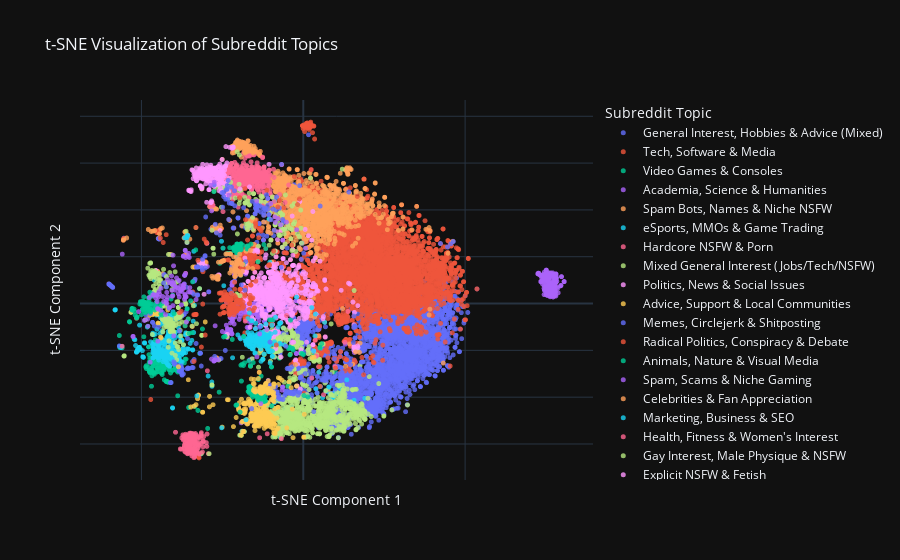

Write notebook code for a chart like this one.
### Markdown cell above
We can now use an LLM to give a meaningful labl to each cluster in order to have an understanding plot

### Code cell
label_map = {
    # --- HIGH CLARITY: Distinct Topics ---
    '0': 'Animals, Nature & Visual Media',
    '5': 'Hardcore NSFW & Porn',
    '23': 'Explicit NSFW & Fetish',
    '35': 'Politics, News & Social Issues',
    '46': 'Celebrities & Fan Appreciation',
    '55': 'Radical Politics, Conspiracy & Debate',
    '104': 'Academia, Science & Humanities',
    '126': 'Marketing, Business & SEO',
    '155': 'Video Games & Consoles',
    '160': 'eSports, MMOs & Game Trading',

    # --- MEDIUM CLARITY: Broader Themes ---
    '8': 'Memes, Circlejerk & Shitposting',
    '42': 'Advice, Support & Local Communities',
    '63': 'Health, Fitness & Women\'s Interest',
    '74': 'Tech, Software & Media',
    '107': 'Pop Culture, TV & Internet Humor',
    '114': 'Gay Interest, Male Physique & NSFW',
    '145': 'YouTubers, Streamers & Let\'s Play',

    # --- LOW CLARITY: Mixed, Spam, or "Junk" Clusters ---
    '4': 'Mixed NSFW, Crypto & Spam',
    '11': 'General Interest, Hobbies & Advice (Mixed)',
    '32': 'Spam Bots, Names & Niche NSFW',
    '80': 'Spam, Scams & Niche Gaming',
    '136': 'Hookups, Streams & News Feeds',
    '138': 'Self-Promo, Giveaways & Tech Hacks',
    '199': 'Mixed General Interest (Jobs/Tech/NSFW)'
}

# --- Now, we plot using the assigned labels ---

pl.plot_labeled_cluster_map(tsne_df, label_map)

### Figure 1 — Plotly figure (JSON) as saved in the notebook; plotly's stock layout.template omitted (floating-point values rounded to 4 significant figures; data arrays with more than 128 entries replaced by an {"elided": "..."} marker saying what was removed)
{"data": [{"hovertemplate": "<b>%{hovertext}</b><br><br>Topic=General Interest, Hobbies & Advice (Mixed)<br>tsne_x=%{x}<br>tsne_y=%{y}<extra></extra>", "hovertext": {"elided": "2505 str values"}, "legendgroup": "General Interest, Hobbies & Advice (Mixed)", "marker": {"color": "#636efa", "opacity": 0.8, "size": 5, "symbol": "circle"}, "mode": "markers", "name": "General Interest, Hobbies & Advice (Mixed)", "showlegend": true, "type": "scattergl", "x": {"elided": "2505 float values"}, "xaxis": "x", "y": {"elided": "2505 float values"}, "yaxis": "y"}, {"hovertemplate": "<b>%{hovertext}</b><br><br>Topic=Tech, Software & Media<br>tsne_x=%{x}<br>tsne_y=%{y}<extra></extra>", "hovertext": {"elided": "3833 str values"}, "legendgroup": "Tech, Software & Media", "marker": {"color": "#EF553B", "opacity": 0.8, "size": 5, "symbol": "circle"}, "mode": "markers", "name": "Tech, Software & Media", "showlegend": true, "type": "scattergl", "x": {"elided": "3833 float values"}, "xaxis": "x", "y": {"elided": "3833 float values"}, "yaxis": "y"}, {"hovertemplate": "<b>%{hovertext}</b><br><br>Topic=Video Games & Consoles<br>tsne_x=%{x}<br>tsne_y=%{y}<extra></extra>", "hovertext": ["valve", "fromthedepths", "infinitecrisis", "hotas", "gametheorists", "overwatch_memes", "snes", "infamous", "minecraftinventions", "testsquadron", "dreamcast", "hawken", "fanfiction", "kingdomdeath", "tabletop", "halo_5_guardians", "newskaters", "diablo3xboxone", "battlefield4", "pcmods", "littlebigplanet", "blacklight", "deathnote", "astroneer", "dawnofwar", "elitetraders", "dmacademy", "staples", "wwfc", "enderal", "macgaming", "breakingpoint", "playmygame", "manyatruenerd", "crowfall", "themonsterkittens", "obs", "no_mans_sky", "battlefield3", "tekken", "dynastywarriors", "sonyvegas", "rct", "n64", "eurotruck2", "3dsfcswap", "dragonquest", "metro2033", "attackontitan", "redstone", "hammer", "halowars", "consoles", "igsrep", "civbeyondearth", "gintama", "girlgamers", "metalgear", "fidgetspinners", "legomarket", "blackops2", "gameboy", "reignofkingsgame", "corsair", "eitedagerous", "teamfourstar", "wallpaperrequests", "warframerunway", "infinitythegame", "warhammer30k", "retropie", "hitbox", "gtacontent", "nvidiahelp", "nes", "crtgaming", "blazblue", "pax", "conspiracygrumps", "wiiuhacks", "amdhelp", "paypal", "demonssouls", "sega", "disgaea", "wownoob", "battlenetwork", "smashart", "competitivehalo", "steamfriend", "3d6", "overwatchmemes", "kerbalacademy", "unity2d", "24hoursupport", "vitatv", "lotro", "traditionalmariomaker", "mariokart", "steamvr", "nexusnewbies", "gamedealsmeta", "rocksmith", "ps4share", "psminecraft", "dicemasters", "xboxthemes", "paydaytheheistmods", "finalfantasyexplorers", "gametales", "commandandconquer", "yookalaylee"], "legendgroup": "Video Games & Consoles", "marker": {"color": "#00cc96", "opacity": 0.8, "size": 5, "symbol": "circle"}, "mode": "markers", "name": "Video Games & Consoles", "showlegend": true, "type": "scattergl", "x": [-36.49, -42.38, -48.47, -43.76, -49.26, -40.38, -42.36, -43.42, -41.32, -43.59, -41.9, -44.31, -39.5, -46.09, -39.83, -44.54, -32.55, -44.84, -43.58, -47.18, -42.97, -45.76, -38.93, -46.85, -42.64, -43.63, -45.8, -46.33, -7.379, -45.15, -46.4, -45.08, -44.45, -40.44, -42.23, -47.66, -47.63, -43.66, -47.35, -43.69, -42.78, -43.7, -41.0, -42.08, -42.49, -47.03, -43.87, -42.37, -55.93, -41.44, -46.37, -45.12, -41.72, -47.61, -46.45, -56.67, -42.36, -43.19, -44.13, -29.54, -45.13, -42.92, -45.14, -47.51, -43.59, -39.57, -38.79, -45.22, -46.41, -45.92, -46.0, -47.95, -43.1, -47.1, -42.1, -40.9, -43.46, -46.09, -38.79, -42.47, -47.49, -35.42, -45.26, -41.97, -43.91, -48.45, -42.09, -39.22, -45.19, -47.43, -39.93, -39.0, -46.9, -46.76, -33.53, -42.25, -46.75, 9.914, -43.57, -36.23, -48.68, -47.31, -45.04, -43.57, -43.73, -45.81, -44.62, -45.97, -46.45, -39.9, -36.75, -42.99], "xaxis": "x", "y": [-23.76, -24.54, -26.54, -25.1, -14.2, -28.57, -33.26, -27.31, -28.2, -25.01, -33.47, -25.12, -27.28, -23.61, -25.87, -27.61, -45.68, -26.74, -26.45, -29.16, -27.67, -25.55, -27.1, -28.86, -24.34, -25.04, -24.58, -23.03, -23.38, -24.55, -29.55, -25.32, -25.89, -28.34, -25.82, -21.82, -28.53, -26.37, -29.61, -29.56, -27.56, -23.76, -29.66, -33.28, -24.64, -23.27, -29.67, -24.44, -18.91, -28.31, -25.42, -27.61, -33.66, -25.03, -28.92, -18.86, -33.29, -27.35, -22.2, -53.35, -27.68, -32.61, -25.3, -29.27, -25.04, -27.29, -39.41, -24.31, -26.61, -24.01, -30.2, -27.15, -27.32, -28.22, -33.32, -33.74, -28.42, -29.6, -29.26, -26.56, -28.98, -44.42, -29.26, -33.45, -28.06, -27.78, -26.98, -28.5, -27.33, -23.38, -25.95, -28.76, -35.32, -30.87, -44.02, -26.61, -27.34, -29.23, -30.29, -23.75, -27.04, -25.1, -29.18, -27.1, -26.86, -23.88, -27.55, -25.56, -26.67, -26.16, -25.32, -28.38], "yaxis": "y"}, {"hovertemplate": "<b>%{hovertext}</b><br><br>Topic=Academia, Science & Humanities<br>tsne_x=%{x}<br>tsne_y=%{y}<extra></extra>", "hovertext": {"elided": "176 str values"}, "legendgroup": "Academia, Science & Humanities", "marker": {"color": "#ab63fa", "opacity": 0.8, "size": 5, "symbol": "circle"}, "mode": "markers", "name": "Academia, Science & Humanities", "showlegend": true, "type": "scattergl", "x": {"elided": "176 float values"}, "xaxis": "x", "y": {"elided": "176 float values"}, "yaxis": "y"}, {"hovertemplate": "<b>%{hovertext}</b><br><br>Topic=Spam Bots, Names & Niche NSFW<br>tsne_x=%{x}<br>tsne_y=%{y}<extra></extra>", "hovertext": {"elided": "1186 str values"}, "legendgroup": "Spam Bots, Names & Niche NSFW", "marker": {"color": "#FFA15A", "opacity": 0.8, "size": 5, "symbol": "circle"}, "mode": "markers", "name": "Spam Bots, Names & Niche NSFW", "showlegend": true, "type": "scattergl", "x": {"elided": "1186 float values"}, "xaxis": "x", "y": {"elided": "1186 float values"}, "yaxis": "y"}, {"hovertemplate": "<b>%{hovertext}</b><br><br>Topic=eSports, MMOs & Game Trading<br>tsne_x=%{x}<br>tsne_y=%{y}<extra></extra>", "hovertext": {"elided": "386 str values"}, "legendgroup": "eSports, MMOs & Game Trading", "marker": {"color": "#19d3f3", "opacity": 0.8, "size": 5, "symbol": "circle"}, "mode": "markers", "name": "eSports, MMOs & Game Trading", "showlegend": true, "type": "scattergl", "x": {"elided": "386 float values"}, "xaxis": "x", "y": {"elided": "386 float values"}, "yaxis": "y"}, {"hovertemplate": "<b>%{hovertext}</b><br><br>Topic=Hardcore NSFW & Porn<br>tsne_x=%{x}<br>tsne_y=%{y}<extra></extra>", "hovertext": {"elided": "411 str values"}, "legendgroup": "Hardcore NSFW & Porn", "marker": {"color": "#FF6692", "opacity": 0.8, "size": 5, "symbol": "circle"}, "mode": "markers", "name": "Hardcore NSFW & Porn", "showlegend": true, "type": "scattergl", "x": {"elided": "411 float values"}, "xaxis": "x", "y": {"elided": "411 float values"}, "yaxis": "y"}, {"hovertemplate": "<b>%{hovertext}</b><br><br>Topic=Mixed General Interest (Jobs/Tech/NSFW)<br>tsne_x=%{x}<br>tsne_y=%{y}<extra></extra>", "hovertext": {"elided": "1023 str values"}, "legendgroup": "Mixed General Interest (Jobs/Tech/NSFW)", "marker": {"color": "#B6E880", "opacity": 0.8, "size": 5, "symbol": "circle"}, "mode": "markers", "name": "Mixed General Interest (Jobs/Tech/NSFW)", "showlegend": true, "type": "scattergl", "x": {"elided": "1023 float values"}, "xaxis": "x", "y": {"elided": "1023 float values"}, "yaxis": "y"}, {"hovertemplate": "<b>%{hovertext}</b><br><br>Topic=Politics, News & Social Issues<br>tsne_x=%{x}<br>tsne_y=%{y}<extra></extra>", "hovertext": {"elided": "687 str values"}, "legendgroup": "Politics, News & Social Issues", "marker": {"color": "#FF97FF", "opacity": 0.8, "size": 5, "symbol": "circle"}, "mode": "markers", "name": "Politics, News & Social Issues", "showlegend": true, "type": "scattergl", "x": {"elided": "687 float values"}, "xaxis": "x", "y": {"elided": "687 float values"}, "yaxis": "y"}, {"hovertemplate": "<b>%{hovertext}</b><br><br>Topic=Advice, Support & Local Communities<br>tsne_x=%{x}<br>tsne_y=%{y}<extra></extra>", "hovertext": {"elided": "248 str values"}, "legendgroup": "Advice, Support & Local Communities", "marker": {"color": "#FECB52", "opacity": 0.8, "size": 5, "symbol": "circle"}, "mode": "markers", "name": "Advice, Support & Local Communities", "showlegend": true, "type": "scattergl", "x": {"elided": "248 float values"}, "xaxis": "x", "y": {"elided": "248 float values"}, "yaxis": "y"}, {"hovertemplate": "<b>%{hovertext}</b><br><br>Topic=Memes, Circlejerk & Shitposting<br>tsne_x=%{x}<br>tsne_y=%{y}<extra></extra>", "hovertext": {"elided": "239 str values"}, "legendgroup": "Memes, Circlejerk & Shitposting", "marker": {"color": "#636efa", "opacity": 0.8, "size": 5, "symbol": "circle"}, "mode": "markers", "name": "Memes, Circlejerk & Shitposting", "showlegend": true, "type": "scattergl", "x": {"elided": "239 float values"}, "xaxis": "x", "y": {"elided": "239 float values"}, "yaxis": "y"}, {"hovertemplate": "<b>%{hovertext}</b><br><br>Topic=Radical Politics, Conspiracy & Debate<br>tsne_x=%{x}<br>tsne_y=%{y}<extra></extra>", "hovertext": {"elided": "135 str values"}, "legendgroup": "Radical Politics, Conspiracy & Debate", "marker": {"color": "#EF553B", "opacity": 0.8, "size": 5, "symbol": "circle"}, "mode": "markers", "name": "Radical Politics, Conspiracy & Debate", "showlegend": true, "type": "scattergl", "x": {"elided": "135 float values"}, "xaxis": "x", "y": {"elided": "135 float values"}, "yaxis": "y"}, {"hovertemplate": "<b>%{hovertext}</b><br><br>Topic=Animals, Nature & Visual Media<br>tsne_x=%{x}<br>tsne_y=%{y}<extra></extra>", "hovertext": {"elided": "145 str values"}, "legendgroup": "Animals, Nature & Visual Media", "marker": {"color": "#00cc96", "opacity": 0.8, "size": 5, "symbol": "circle"}, "mode": "markers", "name": "Animals, Nature & Visual Media", "showlegend": true, "type": "scattergl", "x": {"elided": "145 float values"}, "xaxis": "x", "y": {"elided": "145 float values"}, "yaxis": "y"}, {"hovertemplate": "<b>%{hovertext}</b><br><br>Topic=Spam, Scams & Niche Gaming<br>tsne_x=%{x}<br>tsne_y=%{y}<extra></extra>", "hovertext": {"elided": "241 str values"}, "legendgroup": "Spam, Scams & Niche Gaming", "marker": {"color": "#ab63fa", "opacity": 0.8, "size": 5, "symbol": "circle"}, "mode": "markers", "name": "Spam, Scams & Niche Gaming", "showlegend": true, "type": "scattergl", "x": {"elided": "241 float values"}, "xaxis": "x", "y": {"elided": "241 float values"}, "yaxis": "y"}, {"hovertemplate": "<b>%{hovertext}</b><br><br>Topic=Celebrities & Fan Appreciation<br>tsne_x=%{x}<br>tsne_y=%{y}<extra></extra>", "hovertext": {"elided": "198 str values"}, "legendgroup": "Celebrities & Fan Appreciation", "marker": {"color": "#FFA15A", "opacity": 0.8, "size": 5, "symbol": "circle"}, "mode": "markers", "name": "Celebrities & Fan Appreciation", "showlegend": true, "type": "scattergl", "x": {"elided": "198 float values"}, "xaxis": "x", "y": {"elided": "198 float values"}, "yaxis": "y"}, {"hovertemplate": "<b>%{hovertext}</b><br><br>Topic=Marketing, Business & SEO<br>tsne_x=%{x}<br>tsne_y=%{y}<extra></extra>", "hovertext": {"elided": "197 str values"}, "legendgroup": "Marketing, Business & SEO", "marker": {"color": "#19d3f3", "opacity": 0.8, "size": 5, "symbol": "circle"}, "mode": "markers", "name": "Marketing, Business & SEO", "showlegend": true, "type": "scattergl", "x": {"elided": "197 float values"}, "xaxis": "x", "y": {"elided": "197 float values"}, "yaxis": "y"}, {"hovertemplate": "<b>%{hovertext}</b><br><br>Topic=Health, Fitness & Women's Interest<br>tsne_x=%{x}<br>tsne_y=%{y}<extra></extra>", "hovertext": {"elided": "209 str values"}, "legendgroup": "Health, Fitness & Women's Interest", "marker": {"color": "#FF6692", "opacity": 0.8, "size": 5, "symbol": "circle"}, "mode": "markers", "name": "Health, Fitness & Women's Interest", "showlegend": true, "type": "scattergl", "x": {"elided": "209 float values"}, "xaxis": "x", "y": {"elided": "209 float values"}, "yaxis": "y"}, {"hovertemplate": "<b>%{hovertext}</b><br><br>Topic=Gay Interest, Male Physique & NSFW<br>tsne_x=%{x}<br>tsne_y=%{y}<extra></extra>", "hovertext": {"elided": "210 str values"}, "legendgroup": "Gay Interest, Male Physique & NSFW", "marker": {"color": "#B6E880", "opacity": 0.8, "size": 5, "symbol": "circle"}, "mode": "markers", "name": "Gay Interest, Male Physique & NSFW", "showlegend": true, "type": "scattergl", "x": {"elided": "210 float values"}, "xaxis": "x", "y": {"elided": "210 float values"}, "yaxis": "y"}, {"hovertemplate": "<b>%{hovertext}</b><br><br>Topic=Explicit NSFW & Fetish<br>tsne_x=%{x}<br>tsne_y=%{y}<extra></extra>", "hovertext": {"elided": "233 str values"}, "legendgroup": "Explicit NSFW & Fetish", "marker": {"color": "#FF97FF", "opacity": 0.8, "size": 5, "symbol": "circle"}, "mode": "markers", "name": "Explicit NSFW & Fetish", "showlegend": true, "type": "scattergl", "x": {"elided": "233 float values"}, "xaxis": "x", "y": {"elided": "233 float values"}, "yaxis": "y"}, {"hovertemplate": "<b>%{hovertext}</b><br><br>Topic=Pop Culture, TV & Internet Humor<br>tsne_x=%{x}<br>tsne_y=%{y}<extra></extra>", "hovertext": ["evenwithcontext", "askanamerican", "shitwehraboossay", "tumblrcirclejerk", "modestmouse", "misophonia", "shittytechsupport", "bettercallsaul", "riddles", "80sdesign", "cowboybebop", "cardsagainsthumanity", "shittyshowerthoughts", "help", "scrubs", "unnecessaryquotes", "thefence", "horriblydepressing", "thank_mr_skeltal", "iamafiction", "wackytictacs", "hypotheticalsituation", "drumcorps", "delusionalartists", "handwriting", "americandad", "ilerminaty", "knightsofpineapple", "shittyphotoshop", "shittyhdr", "tesdcares", "gatekeeping", "fearthewalkingdead", "whatsthisworth", "fiveheads", "asscredit", "tacobell", "sadcringe", "counting", "excgarated", "shittyquotesporn", "joinrobin", "90sdesign", "trumpet", "familyguy", "youtubecomments", "doge", "themountaingoats", "bee_irl", "dune", "talesfromthepizzaguy", "theericandreshow", "absolutelynotme_irl", "emojipasta", "tooafraidtoask", "webgames", "talesfromcallcenters", "fite_me_irl", "dogshowerthoughts", "kol", "venturebros", "learnart", "iamarequests", "bestoflegaladvice", "redditwritesseinfeld", "gggg", "bestoftldr", "nottimandericpics", "imaginarymaps", "asktrollx", "omegle", "avengedsevenfold", "tsunderesharks", "orangeisthenewblack", "redditmobile", "drunkorakid", "thatpeelingfeeling", "theculture", "darthjarjar", "cleganebowl", "ggggg"], "legendgroup": "Pop Culture, TV & Internet Humor", "marker": {"color": "#FECB52", "opacity": 0.8, "size": 5, "symbol": "circle"}, "mode": "markers", "name": "Pop Culture, TV & Internet Humor", "showlegend": true, "type": "scattergl", "x": [-12.84, -27.89, -30.28, -13.59, -7.702, -17.0, -9.707, -16.07, -17.98, -11.57, -38.58, -14.66, -9.191, -16.24, -13.47, -13.07, -9.819, -13.67, -10.47, -9.277, -12.4, -9.462, -12.56, -15.11, -18.29, -15.21, -10.98, -12.84, -13.37, -15.44, -13.87, -12.68, 3.311, -18.43, -13.44, -10.58, -16.9, -13.1, -11.4, -12.51, -11.26, -12.64, -11.52, -17.04, -15.43, -13.19, -15.05, -6.573, -12.55, -9.083, -16.41, -4.382, -13.27, -12.09, -9.131, -14.16, -17.66, -11.71, -12.15, -9.068, 2.738, -35.53, -16.1, -10.82, -12.36, -9.895, -11.96, -11.15, -9.041, -23.16, -10.84, -9.711, -10.78, -15.17, -33.77, -12.97, -14.76, -2.094, -3.747, -9.237, -12.63], "xaxis": "x", "y": [-36.13, -43.23, -7.851, -29.4, -31.69, -42.49, -37.79, -32.21, -42.38, -34.13, -27.02, -37.49, -37.96, -42.19, -36.95, -38.29, -41.01, -37.46, -36.28, -38.71, -35.66, -38.61, -37.52, -36.27, -42.64, -34.32, -36.47, -38.34, -37.21, -37.05, -32.03, -36.6, -22.89, -42.85, -37.86, -38.17, -40.84, -36.16, -35.74, -36.43, -37.48, -36.94, -34.18, -42.15, -34.21, -35.67, -37.57, -32.8, -36.25, -34.28, -41.65, -33.39, -35.5, -35.51, -39.65, -36.45, -42.96, -34.52, -37.62, -39.66, -23.06, -32.55, -42.75, -32.98, -37.65, -37.52, -37.42, -36.56, -34.45, -41.09, -38.31, -41.12, -36.64, -32.43, -43.86, -37.76, -37.77, -35.24, -35.95, -35.75, -36.81], "yaxis": "y"}, {"hovertemplate": "<b>%{hovertext}</b><br><br>Topic=Mixed NSFW, Crypto & Spam<br>tsne_x=%{x}<br>tsne_y=%{y}<extra></extra>", "hovertext": ["ektoplazm", "botbustlog", "amazonessentials", "jtv", "yyj", "whereverjobs", "ancap_videos", "potcoin", "pureland", "gainzzorafk", "bilingual", "ebolanewsbot", "universalgeek", "careeropportunities", "realityprocessing", "gxsnumanumasadlog", "altcoin", "krext", "currentgeek", "cnet_all_rss", "maddenbros", "eveger", "favsub", "organicmarijuana", "mediaquotes", "borrowdeletes", "lbplevels", "bitshares", "tinglrrpornarchives", "sevenstore", "masterhellish", "rageagainstthetoupee", "bicilive", "windturbine", "vuzotua", "dvdasa", "pornhd365", "0x7b1dea01", "myriadcoin", "pantheonmmo", "undeleteseattle", "diogoghx", "tylahtrash", "newestsocialmedia", "icelev", "rainnous", "maddenevolutioncc", "weddingsunder10k", "islamicstatenewsbot", "cuckolded", "deepmolewire", "video3x", "nsfw_sex_industry", "pbsnewsvideos", "crewiser", "xc_racer", "smutporn", "internetcomics", "awwwvideos", "kingsringleader", "blondehentaigirls", "gamecheatapp", "uabestbuy", "youtubeaudiolibrary", "iwouldntmind", "9liverpoolfc", "greatfist", "islamarabssubwatch", "baltimoremedia", "fitmit", "bestoflesbians", "turismap", "dealscouponsbargains", "bestof_gangbangs", "cutekoreangirls", "funnymemesforalltime", "mcmenno", "bitcoin_devlist", "brosquadrs", "egdark", "porngifsxxx", "abdelalog", "beautifulgals", "darkmatterzine", "skullkid2424comics", "best_nsfw_gif", "ifap2", "edmnews", "cstheory", "absolutist_", "bestbettingtips", "dyac4reddit", "brasilbitcoin", "narrativecomics", "cas_rs", "videosancto", "jrocknews", "newcydiatweaks", "craftbeerguide", "ripple", "dormirmoinsbete", "wqhd_wallpaper", "gildstats", "pornninjas", "byhorror"], "legendgroup": "Mixed NSFW, Crypto & Spam", "marker": {"color": "#636efa", "opacity": 0.8, "size": 5, "symbol": "circle"}, "mode": "markers", "name": "Mixed NSFW, Crypto & Spam", "showlegend": true, "type": "scattergl", "x": [-9.364, -12.17, -6.697, -26.84, -43.13, -14.89, -18.01, -33.03, -27.37, -23.32, -24.87, -46.55, -13.14, -14.85, -31.14, -15.73, -32.75, -13.83, -36.03, -47.25, -21.67, -8.251, -10.92, -36.73, -29.21, -21.96, -23.97, -32.8, -10.68, -35.75, 14.09, -14.12, -18.43, -5.371, -11.68, 3.247, -23.54, -45.5, -32.7, -31.23, -14.65, -13.47, -17.12, -21.25, -43.5, -27.17, -21.57, -10.27, -46.55, -32.63, -32.63, -14.4, -23.2, -24.09, -22.18, -30.33, -23.73, -21.15, -7.341, 15.48, -23.47, -22.18, -8.999, -12.67, -6.384, -11.65, -31.76, -31.38, -30.25, -14.09, -22.87, -48.65, -30.15, -33.85, -12.25, -25.13, -10.9, -22.25, -17.27, -14.5, -34.37, -10.57, -14.87, -41.46, -46.59, -24.6, -27.53, 5.223, -11.36, -44.75, 1.635, -38.21, -32.7, 0.1229, -14.09, -12.05, -8.428, -10.98, -46.02, -32.59, -24.58, -14.79, -14.48, -42.28, -13.49], "xaxis": "x", "y": [40.29, 38.63, 59.45, 30.19, 8.787, 38.39, 5.7, 15.52, -22.6, 44.53, 41.17, -8.037, 39.08, 38.35, 18.94, 43.69, 15.63, 29.33, 6.914, -4.214, 32.28, 45.52, 40.23, 8.374, 5.038, 42.68, 44.56, 15.62, 37.83, -14.95, 47.63, 39.69, 40.95, -18.26, 39.98, -46.19, 48.85, -1.15, 15.7, 14.39, 40.85, -10.15, 37.3, 48.18, -3.742, 33.86, 32.24, -16.46, -8.04, 3.691, 3.608, 42.43, 52.57, -20.03, 42.79, 20.48, 48.73, 41.76, 40.79, -16.68, 50.42, 49.78, 31.28, 41.07, 35.91, 40.87, -21.21, 15.35, 15.23, 41.55, 42.92, -4.809, 36.98, 3.954, 37.69, 47.36, 42.01, 42.82, 37.37, 42.49, 4.677, 38.04, 42.3, -2.021, 4.169, 47.59, 50.71, 41.63, 46.45, -10.09, 72.1, -11.71, 15.68, 21.51, 41.14, 40.49, 39.9, 44.91, -9.568, 15.62, 45.67, 40.77, 39.91, 7.036, 41.79], "yaxis": "y"}, {"hovertemplate": "<b>%{hovertext}</b><br><br>Topic=YouTubers, Streamers & Let's Play<br>tsne_x=%{x}<br>tsne_y=%{y}<extra></extra>", "hovertext": ["atdhe", "nsfw_bestadultvids", "ditsyrs", "michellrs3", "ainsleyeveryday2", "logang", "aphmaufandom", "ezvid", "mackscorner", "ripnba", "raysipecomedy", "dpptinkering", "catholicgamers", "wolvian", "thatsnobempire", "focalecig", "tacn", "sf2", "cultmoo", "desivibe", "doitwithdan", "ripnottheonion", "thelatelateshow", "plokon3", "skillfullychallenged", "thetimtracker", "cneistat", "tommync2010", "morningcupofcoding", "massivescore", "oddwonks", "testtube", "bdubstestsub", "level1techs", "sparklefingered", "sinvicta", "theangryjoeshow", "makesyoumoist", "hotyogapants", "conflictnerd", "blitztv", "hotcams", "greenboatersociety", "pocketeers", "rt_theknow", "ripcreepy", "keepourcirclejerkfree", "subredditwithoutaname", "scarceyoutube", "playrustvideos", "topblondepornstop", "haggardgarage", "absolutensfw", "tombomb318", "ripcelebs", "solert", "linustechtips", "xjasho", "austinaugie", "slmpfreebies", "hoodlumscrafty", "kulchasimulator", "visualkei", "avans", "spencer_fc", "civhybridgames", "krj", "jawiin", "thegreatclement", "upvoted", "vinesaucevidya", "katherineofsky", "irwe", "taaofficial", "wittertainment", "insomniafestival", "adult18plus", "matthiasiam", "rippcmasterrace", "continueshow", "dramalert", "blackcontemporaryarts", "coldwarmapgame", "cartoonz", "teammongoose", "dnorris35", "dot_arena", "vegetta777", "sidemencommunity", "2812gaming", "vash12349", "rikka", "dehh", "toysinjapan", "supergamingbros", "guncontrolnews", "krishnaconsciousness", "sushiroll", "downserv", "sp00nerism", "calciostreaming", "thenippleslip", "mechanists", "robobea", "prediksiskorbola", "ripdota2", "supermanhomepage", "tran_gfys", "enhancedshitposting", "gary_v", "womeneuropeanhistory", "newlegacyinc", "samsheffer", "zerkerhelm", "emergencyawesome", "steroidsrs", "6xx", "mfpallytimereddit", "f1youtube", "ironpowers", "mre", "ripvideos", "lucahjin", "trinidadandtobago", "microsoftsoftwareswap", "melanoidnation", "the_know"], "legendgroup": "YouTubers, Streamers & Let's Play", "marker": {"color": "#EF553B", "opacity": 0.8, "size": 5, "symbol": "circle"}, "mode": "markers", "name": "YouTubers, Streamers & Let's Play", "showlegend": true, "type": "scattergl", "x": [-9.153, -0.03845, -19.67, -17.85, -13.26, 2.611, 1.988, -31.48, 1.196, -33.21, 1.685, -38.23, 2.57, -14.7, 9.933, 5.2, 11.29, 0.5436, 1.337, -0.6033, 2.4, -33.44, 1.897, -32.52, 2.025, 0.9845, 1.449, -0.1609, -18.0, 2.46, 2.729, 1.216, 2.017, 2.775, 18.14, 0.5138, 2.552, 5.104, -15.67, -0.2077, 2.716, -51.52, -43.27, 1.266, 1.058, -33.12, 0.429, -0.02548, 2.258, 0.2483, -11.27, 0.3811, -36.51, -37.71, -33.09, 0.5118, -0.2282, -14.67, 1.463, -5.952, 1.119, -2.783, 1.74, 3.506, 1.449, -33.78, -10.47, 2.292, 2.024, -7.868, 1.199, 16.69, 1.942, 1.233, -7.334, 1.485, -3.565, 1.117, -33.85, 2.06, 1.892, -21.16, -47.12, 2.361, -1.758, -13.64, -13.74, 1.063, -0.2752, 2.577, 0.4439, -12.99, 2.517, 0.8952, 1.316, -44.15, -30.01, -8.323, 18.79, 1.626, -1.184, -51.49, 2.363, 2.383, 2.862, -33.6, -13.5, -42.34, 2.307, 2.641, -4.426, 0.1883, 1.873, -30.6, 2.102, -14.76, -15.71, 2.001, 0.2019, 11.53, 2.356, -33.12, 0.9319, -10.42, -33.16, 18.64, 1.823], "xaxis": "x", "y": [22.43, 74.75, 45.24, 35.82, 31.44, 75.86, 75.86, -18.6, 75.91, -4.674, 76.01, -3.892, 76.13, 33.89, -27.64, -35.41, -22.71, 75.62, 75.06, 6.563, 75.94, -4.72, 75.95, 18.47, 75.87, 75.92, 75.81, 75.98, 49.05, 57.18, 75.9, 75.86, 75.8, 75.87, -23.03, 75.25, 76.27, -26.96, 28.86, 75.97, 75.85, -6.315, 26.08, 75.9, 75.87, -4.655, 73.48, 75.78, 75.48, 75.78, 48.42, 75.98, -9.513, -3.35, -4.641, 75.94, 76.0, 32.94, 75.95, 40.93, 75.9, 54.24, 74.39, 70.29, 75.95, -24.71, 16.64, 75.86, 75.07, 41.27, 76.83, 45.76, 75.96, 77.12, 43.98, 76.21, 24.95, 75.88, -4.767, 77.08, 75.69, -3.878, -41.0, 75.87, 42.29, 32.08, 28.14, 76.1, 75.97, 75.9, 75.94, 30.98, 75.87, 75.85, 75.13, 27.94, 26.25, -17.7, 53.17, 75.99, 44.69, -6.233, 75.95, 75.88, 72.99, -4.745, 31.9, 29.41, 77.5, 75.87, 14.84, 76.29, 75.98, 27.53, 75.94, 34.46, 28.89, 75.89, 75.94, -20.53, 75.9, -4.655, 76.94, 16.32, 32.48, -30.45, 75.9], "yaxis": "y"}, {"hovertemplate": "<b>%{hovertext}</b><br><br>Topic=Hookups, Streams & News Feeds<br>tsne_x=%{x}<br>tsne_y=%{y}<extra></extra>", "hovertext": ["transgenderreport", "bostonr4r", "nsfwshoops", "nyr4r", "subsbestof", "sovieadvlog", "kawaraban", "thenewsfeed", "tabled", "pghpostauto", "unitedfederation", "bazampi", "timesindiaauto", "nbastreams", "tehrocketman", "infosecnews", "makenewfriendshere", "wiil", "radiofree", "animebracket", "celebrityborntoday", "oculus_vr", "rss_theonion", "esportsnews", "danknation", "gaykikpals", "guidebegin", "clocksstrike13", "noobishmatt", "asianladyboners", "whatsonsteam", "mercadoviagens", "destinylfg", "hardcorepornpics", "hearthstonenewsplus", "cesky", "morebreedingdittos", "alphabay", "whatsreallygoinon", "erosharedb", "espnyankees", "imbuedrs", "chicagonwside", "sugarbaby", "whiteass", "csmauto", "comics2film", "gbr4r", "politicaltalk", "researchmarkets", "wonderfulvideos", "aorpheat", "gaandmasti", "littlepersonals", "zmr", "bigdicklovers", "sissykik", "anoldgruntnews", "nasaauto", "mbauto", "alanalog", "nhlstreams", "aljazeeraauto", "vocaloid_utau_jp", "etcreddit", "gw2devtrack", "randomporngifs", "lowriderrs", "bostoncomedy", "chubbydudes", "shikyo", "thevoiceofseren", "hawaiithauto", "dankmemenetwork", "siftrades", "gentlemangabers", "hardwarenews", "r4olderwomen", "ridesharenews", "ru_epl", "fringediscussion", "bargainhunterz", "corporateattorneyjobs", "foreveralonedating", "i_irl", "scnrls", "bestselling", "celebmix", "rtz", "fapdeciders", "rtauto", "fapbot"], "legendgroup": "Hookups, Streams & News Feeds", "marker": {"color": "#00cc96", "opacity": 0.8, "size": 5, "symbol": "circle"}, "mode": "markers", "name": "Hookups, Streams & News Feeds", "showlegend": true, "type": "scattergl", "x": [-48.34, -47.95, -47.24, -49.99, -48.02, -35.87, -48.25, -49.14, -49.09, -52.9, -39.95, -47.68, -52.86, -34.3, -44.42, -49.13, -25.99, -48.41, -51.94, -27.62, -50.0, -45.42, -43.71, -50.04, -49.71, -50.17, -47.47, -49.7, -46.81, -47.4, -45.73, -43.67, -56.82, -51.47, -52.29, -31.16, -47.81, -47.41, -47.41, -47.17, -34.79, -48.69, -40.34, -48.44, -47.17, -52.89, -48.86, -48.26, -49.17, -48.39, -36.51, -47.01, -44.25, -48.86, -53.66, -50.33, -49.71, -18.45, -52.88, -52.85, -35.57, -35.25, -52.89, -49.24, -48.97, -40.84, -51.48, -45.87, -33.23, -47.06, -48.93, -49.99, -52.93, -46.96, -53.71, -47.82, -48.05, -45.75, -47.9, -44.0, -51.3, -49.84, -48.13, -49.58, -48.1, -50.51, -45.83, -52.14, -47.91, -49.33, -52.89, -46.86], "xaxis": "x", "y": [-0.9563, -0.7291, -0.3293, 0.2933, -9.705, -2.209, -1.325, -0.5143, 0.521, -2.077, -4.41, 1.409, -2.107, -12.45, -0.7486, -3.503, -37.85, -1.811, -4.911, 47.79, -4.733, 0.5344, -0.1048, -0.3561, -2.41, 0.7724, -3.34, -2.661, 3.152, 4.855, -15.57, -4.992, -13.66, -6.169, -2.342, -10.86, -18.51, -3.119, -2.463, 3.184, 1.152, -3.819, 3.576, -0.01411, -3.657, -2.306, 0.456, -0.5415, -1.311, -2.991, -9.514, -2.555, -1.654, -0.02533, -7.858, 0.7824, 0.8704, -14.1, -2.593, -2.288, -6.585, -12.73, -2.216, 2.865, -1.078, 1.899, -5.955, -2.715, 22.91, 3.1, -2.296, 0.7713, -2.875, -1.905, -7.719, 2.432, -0.9685, -1.946, -2.435, -4.419, -5.705, 0.2095, 0.09475, -0.07562, -9.834, -0.2287, -0.8174, -3.362, 0.5543, 0.8561, -2.281, -0.1493], "yaxis": "y"}, {"hovertemplate": "<b>%{hovertext}</b><br><br>Topic=Self-Promo, Giveaways & Tech Hacks<br>tsne_x=%{x}<br>tsne_y=%{y}<extra></extra>", "hovertext": ["fulltvshowsonanything", "textureaday", "nuttybuttgayporn", "getlevels", "blackhatfilez", "infowars", "drunklyfe", "gamesnews", "technobuffalo", "graffhelp", "gonewild_shaking", "ccompliquer", "giveaway", "meegusta", "nsl", "azkabantotal", "youtubeselfpromoting", "404techsupport", "fetishworldtavern", "argirc", "applinks", "blackpornxxx", "slimpie", "settopboxes", "vankershim", "gophersvideos", "deltalog", "hipstergold", "horrorgamevideos", "youtubestartups", "dailyfapnet", "progamingstar", "justbadnews", "fcukfunnyjokes", "saikalog", "onlinesex", "modernfarmer", "nowyoureallyseeme", "abdl", "sexypetites", "52weeksofcooking", "3dprintingforum", "nofapwar", "etjien", "sarv", "motionographer", "storytellerjs", "svart", "heavymetalmusic", "kidneydisease", "gentlemengw", "football_highlights", "bet", "denisyakovlev", "mobiglas", "alexelcapoyt", "immaginidivertenti", "richardarmitage", "whities", "contests", "promoteyourservices", "hqmgames", "mtaugusta", "dragonsfuckingdragons", "danzilona", "worldlinks", "buzzviral", "phascinatingphysics", "random_acts_of_ebay", "tacsdiscussion", "hippors", "yammy", "maximiliandood", "youtube_recommended", "hard_bodies", "gonewild_secrets", "sweepstake", "dreamhack", "condolencesrs", "beeritforward", "calligraffiti", "flashbak", "oztrekk", "unboxing", "sharktits", "freemanrs", "platy", "ace_rip_rs", "redditedu", "3rb", "uniseal", "deepanimeplot", "youtubersletsplay", "thegreatsub", "steamdeals", "dailyquiz", "youtube_gamers", "anna", "finishedatfifty", "forwardsfromallen", "organicboys", "de_simulator", "fantasyisland", "redditpolish", "strikewitches", "amateurblondeparlor", "romance", "asianteenbabes", "eltp", "rsdevilmaycry", "artofsucking", "whiprs", "privatestudyrooms", "ifttt_infinite_loop"], "legendgroup": "Self-Promo, Giveaways & Tech Hacks", "marker": {"color": "#ab63fa", "opacity": 0.8, "size": 5, "symbol": "circle"}, "mode": "markers", "name": "Self-Promo, Giveaways & Tech Hacks", "showlegend": true, "type": "scattergl", "x": [-33.11, -40.58, -41.42, -7.845, -39.55, -50.85, -42.55, -28.34, -10.04, -44.04, -44.43, -35.06, -37.08, -48.01, -36.36, -45.14, -27.5, -7.02, -35.4, -42.24, -42.0, -35.53, -37.05, -39.59, -45.3, -36.38, -43.13, -35.2, -27.37, -27.62, -14.39, -40.7, -14.33, -44.83, -36.71, -42.36, -36.47, -28.6, -45.36, -27.5, -37.04, -36.55, -36.68, -13.47, -37.91, -36.84, -6.362, -55.92, -2.048, -38.57, -46.16, -40.4, -38.32, -35.43, -37.64, -34.95, -13.12, -40.02, -22.96, -37.02, -8.629, -37.87, -52.59, -40.05, -52.59, -36.94, -37.82, -38.59, -49.09, -40.24, -36.47, -5.208, -37.51, -27.3, -40.62, -38.36, -37.02, 0.7037, -44.72, -40.32, -37.16, -11.25, -36.56, -26.26, -39.14, -38.79, -8.751, -47.59, -40.07, -42.18, -42.16, -40.26, -27.25, -40.57, -47.28, -6.533, -27.48, -28.32, -48.13, -43.94, -46.51, -41.93, -41.3, -36.1, -36.36, -44.59, -39.58, -44.94, -6.386, -45.01, -43.43, -40.53, -36.19, -45.62], "xaxis": "x", "y": [1.711, 9.53, 8.889, 36.3, 7.19, -3.456, -4.724, -23.73, 42.71, -2.898, 4.077, 6.779, 20.19, -9.719, 19.68, 0.8624, -24.46, 33.61, 21.4, 1.486, 2.772, 20.09, 6.548, 7.308, 3.58, 2.737, 0.8404, 19.68, -24.27, -24.6, 43.74, 11.76, -22.77, -2.44, 1.788, 0.4533, 22.65, 50.47, 3.653, 51.85, 7.79, 3.548, 12.04, -12.96, 5.459, 8.28, 27.09, 21.11, 31.53, 6.486, 3.739, 8.019, 2.844, 4.985, -0.5671, 4.832, -42.78, -13.81, 46.26, 20.31, 34.65, 7.622, -14.13, 8.921, -14.01, 6.651, 5.788, 4.196, -7.222, 20.67, 2.652, 34.77, 5.19, -24.27, 8.77, 9.85, 20.3, 23.6, 2.804, 3.309, 6.755, -11.09, 3.895, -24.03, 10.92, 6.771, 37.04, 2.537, 16.11, 4.763, -0.136, -0.9205, -24.08, 5.625, -25.06, -37.02, -24.39, 39.6, -6.708, 6.549, 3.606, 10.17, -1.627, -7.897, 12.9, 5.077, 5.73, -16.09, -35.66, -2.172, 2.988, 3.103, 2.88, 2.45], "yaxis": "y"}], "layout": {"legend": {"title": {"text": "Subreddit Topic"}, "tracegroupgap": 0}, "title": {"text": "t-SNE Visualization of Subreddit Topics"}, "xaxis": {"anchor": "y", "domain": [0, 1], "showticklabels": false, "title": {"text": "t-SNE Component 1"}}, "yaxis": {"anchor": "x", "domain": [0, 1], "showticklabels": false, "title": {"text": "t-SNE Component 2"}}}}
